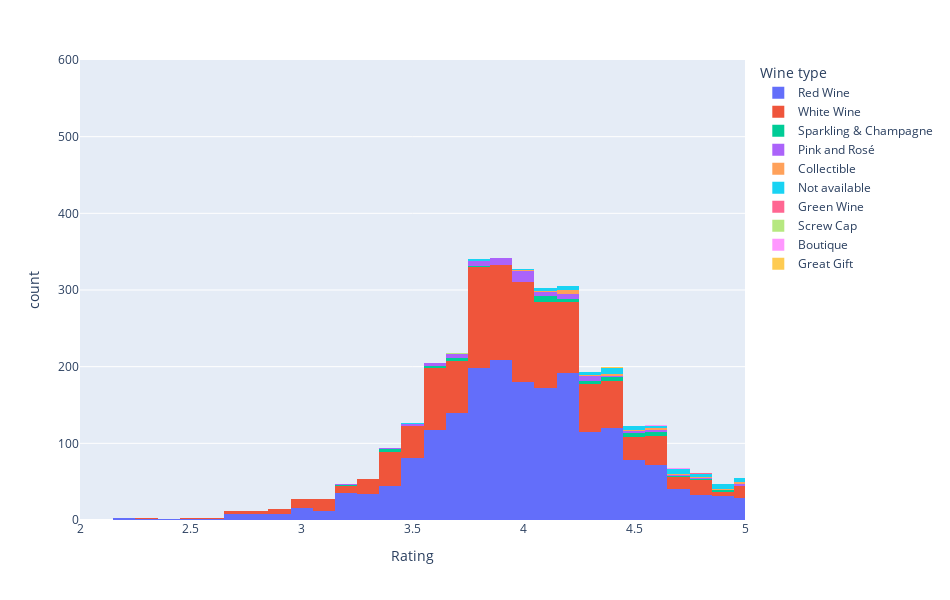

The notebook cell this image was saved under:
### Markdown cell above
### What is the distribution of the ratings?

### Code cell
dist('Rating', 'Wine type')

### Figure 1 — Plotly figure (JSON) as saved in the notebook; plotly's stock layout.template omitted (floating-point values rounded to 4 significant figures; data arrays with more than 128 entries replaced by an {"elided": "..."} marker saying what was removed)
{"data": [{"alignmentgroup": "True", "bingroup": "x", "hovertemplate": "Wine type=Red Wine<br>Rating=%{x}<br>count=%{y}<extra></extra>", "legendgroup": "Red Wine", "marker": {"color": "#636efa", "pattern": {"shape": ""}}, "name": "Red Wine", "offsetgroup": "Red Wine", "orientation": "v", "showlegend": true, "type": "histogram", "x": {"elided": "5924 float values"}, "xaxis": "x", "yaxis": "y"}, {"alignmentgroup": "True", "bingroup": "x", "hovertemplate": "Wine type=White Wine<br>Rating=%{x}<br>count=%{y}<extra></extra>", "legendgroup": "White Wine", "marker": {"color": "#EF553B", "pattern": {"shape": ""}}, "name": "White Wine", "offsetgroup": "White Wine", "orientation": "v", "showlegend": true, "type": "histogram", "x": {"elided": "4115 float values"}, "xaxis": "x", "yaxis": "y"}, {"alignmentgroup": "True", "bingroup": "x", "hovertemplate": "Wine type=Sparkling & Champagne<br>Rating=%{x}<br>count=%{y}<extra></extra>", "legendgroup": "Sparkling & Champagne", "marker": {"color": "#00cc96", "pattern": {"shape": ""}}, "name": "Sparkling & Champagne", "offsetgroup": "Sparkling & Champagne", "orientation": "v", "showlegend": true, "type": "histogram", "x": {"elided": "205 float values"}, "xaxis": "x", "yaxis": "y"}, {"alignmentgroup": "True", "bingroup": "x", "hovertemplate": "Wine type=Pink and Rosé<br>Rating=%{x}<br>count=%{y}<extra></extra>", "legendgroup": "Pink and Rosé", "marker": {"color": "#ab63fa", "pattern": {"shape": ""}}, "name": "Pink and Rosé", "offsetgroup": "Pink and Rosé", "orientation": "v", "showlegend": true, "type": "histogram", "x": {"elided": "255 float values"}, "xaxis": "x", "yaxis": "y"}, {"alignmentgroup": "True", "bingroup": "x", "hovertemplate": "Wine type=Collectible<br>Rating=%{x}<br>count=%{y}<extra></extra>", "legendgroup": "Collectible", "marker": {"color": "#FFA15A", "pattern": {"shape": ""}}, "name": "Collectible", "offsetgroup": "Collectible", "orientation": "v", "showlegend": true, "type": "histogram", "x": [0, 0, 4.1, 4.1, 0, 4.6, 4.5, 5, 4.2, 0, 0, 0, 4.2, 0, 0, 0, 0, 0, 0, 4.4, 0, 4, 0, 4.9, 4.3, 0, 5, 0, 5, 4.9, 0, 4.6, 0, 0, 4.4, 0, 0, 0, 0, 0, 0, 0, 0, 4.7, 0, 4.8, 0, 0, 4.6, 0, 0, 0, 0, 0, 0, 0, 0, 4.2, 0, 4.2, 0, 4.2, 0, 0, 0, 0, 0, 0, 0, 0, 0, 0, 0, 0, 0, 0, 0, 0, 0, 0, 0, 0, 0, 0, 0, 0, 0, 0, 0, 0, 0, 0, 0, 0, 0, 0, 0, 0, 0], "xaxis": "x", "yaxis": "y"}, {"alignmentgroup": "True", "bingroup": "x", "hovertemplate": "Wine type=Not available<br>Rating=%{x}<br>count=%{y}<extra></extra>", "legendgroup": "Not available", "marker": {"color": "#19d3f3", "pattern": {"shape": ""}}, "name": "Not available", "offsetgroup": "Not available", "orientation": "v", "showlegend": true, "type": "histogram", "x": {"elided": "273 float values"}, "xaxis": "x", "yaxis": "y"}, {"alignmentgroup": "True", "bingroup": "x", "hovertemplate": "Wine type=Green Wine<br>Rating=%{x}<br>count=%{y}<extra></extra>", "legendgroup": "Green Wine", "marker": {"color": "#FF6692", "pattern": {"shape": ""}}, "name": "Green Wine", "offsetgroup": "Green Wine", "orientation": "v", "showlegend": true, "type": "histogram", "x": [4.5, 4.7, 0, 0, 0, 0, 0, 0, 0, 0, 0, 0, 4.8, 0], "xaxis": "x", "yaxis": "y"}, {"alignmentgroup": "True", "bingroup": "x", "hovertemplate": "Wine type=Screw Cap<br>Rating=%{x}<br>count=%{y}<extra></extra>", "legendgroup": "Screw Cap", "marker": {"color": "#B6E880", "pattern": {"shape": ""}}, "name": "Screw Cap", "offsetgroup": "Screw Cap", "orientation": "v", "showlegend": true, "type": "histogram", "x": [4, 0, 3.7, 0], "xaxis": "x", "yaxis": "y"}, {"alignmentgroup": "True", "bingroup": "x", "hovertemplate": "Wine type=Boutique<br>Rating=%{x}<br>count=%{y}<extra></extra>", "legendgroup": "Boutique", "marker": {"color": "#FF97FF", "pattern": {"shape": ""}}, "name": "Boutique", "offsetgroup": "Boutique", "orientation": "v", "showlegend": true, "type": "histogram", "x": [0, 0, 0, 0, 0, 4.6, 4.7, 0, 0, 0, 0], "xaxis": "x", "yaxis": "y"}, {"alignmentgroup": "True", "bingroup": "x", "hovertemplate": "Wine type=Great Gift<br>Rating=%{x}<br>count=%{y}<extra></extra>", "legendgroup": "Great Gift", "marker": {"color": "#FECB52", "pattern": {"shape": ""}}, "name": "Great Gift", "offsetgroup": "Great Gift", "orientation": "v", "showlegend": true, "type": "histogram", "x": [4.4], "xaxis": "x", "yaxis": "y"}], "layout": {"barmode": "relative", "height": 600, "legend": {"title": {"text": "Wine type"}, "tracegroupgap": 0}, "margin": {"t": 60}, "width": 950, "xaxis": {"anchor": "y", "domain": [0, 1], "range": [2, 5], "title": {"text": "Rating"}}, "yaxis": {"anchor": "x", "domain": [0, 1], "range": [0, 600], "title": {"text": "count"}}}}
